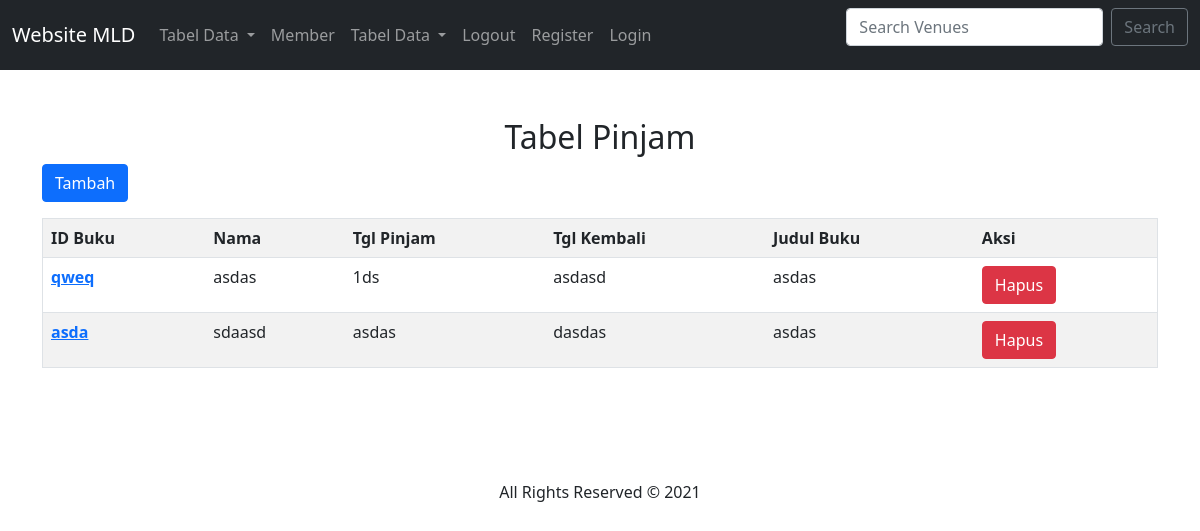
Page /pinjam/ on the committed database.
### dashboard/models.py (models this page shows, shortened)
class Pinjam(models.Model):
    id_buku=models.CharField(max_length=10)
    nama=models.CharField(max_length=50)
    tgl_pinjam=models.CharField(max_length=10)
    tgl_kembali=models.CharField(max_length=10)
    judul_id=models.ForeignKey(Barang, on_delete=models.CASCADE,null=True)

class Barang(models.Model):
    kodebuku=models.CharField(max_length=8, default="Jdl")
    judul=models.CharField(max_length=50)
    stok=models.IntegerField()

### dashboard/views.py (the view)
# urls.py: path('pinjam/',buku_pinjam, name = "pinjam")
def buku_pinjam(request):
    pinjams=Pinjam.objects.all()
    konteks={
        'pinjams':pinjams,
    }
    return render(request,'pinjam.html',konteks)

### templates/pinjam.html (shortened to what this page needs)
<link href="https://cdn.jsdelivr.net/npm/bootstrap@5.0.2/dist/css/bootstrap.min.css" rel="stylesheet">
{% load static %}
{% block content %}
<!DOCTYPE html>
<html lang="en">
  <head>
    <link
      href="https://cdn.jsdelivr.net/npm/bootstrap@5.0.0-beta3/dist/css/bootstrap.min.css"
      rel="stylesheet"
    />
    <link
      rel="stylesheet"
      href="https://pro.fontawesome.com/releases/v5.10.0/css/all.css"
    />
    <link rel="stylesheet" href="{% static 'css/style.css'%}" />
  </head>
  <body>
    <nav class="navbar navbar-expand-lg navbar-dark bg-dark">
        <div class="container-fluid">
          <a class="navbar-brand" href="{% url 'index' %}">Website MLD</a>
          <div class="collapse navbar-collapse" id="navbarSupportedContent">
            <ul class="navbar-nav me-auto mb-2 mb-lg-0">
              <li class="nav-item dropdown">
                <a class="nav-link dropdown-toggle" href="#" id="navbarDropdown" role="button" data-bs-toggle="dropdown" aria-expanded="false">
                  Tabel Data
                </a>
              </li>
                <li class="nav-item">
                <a class="nav-link" href="{% url 'member' %}">Member</a>
              </li>
              <li class="nav-item dropdown">
                <a class="nav-link dropdown-toggle" href="#" id="navbarDropdown" role="button" data-bs-toggle="dropdown" aria-expanded="false">
                  Tabel Data
                </a>
              </li>
              <li class="nav-item">
                <a class="nav-link" href="#">Logout</a>
              </li>
              <li class="nav-item">
                <a class="nav-link" href="#">Register</a>
              </li>
              <li class="nav-item">
                <a class="nav-link" href="#">Login</a>
              </li>
            </ul>
            <form class="d-flex" method=POST action="#">
              <input class="form-control me-2" type="search" placeholder="Search Venues" aria-label="Search" name="searched">
              <button class="btn btn-outline-secondary" type="submit">Search</button>
            </form>
          </div>
        </div>
      </nav>
    <div class="container-fluid layanan pt-5 pb-5">
      <div class="container">
        <h2 class="align-center text-center">Tabel Pinjam</h2>
        <p>
          <a href="/addpinjam" class="btn btn-primary">Tambah</a>
        </p>
        <table border="1" class="table table-striped">
            <tr>
                <th>ID Buku</th>
                <th>Nama</th>
                <th>Tgl Pinjam</th>
                <th>Tgl Kembali</th>
                <th>Judul Buku</th>
                <th>Aksi</th>
            </tr>
        {% for Pinjam in pinjams %}
        <tr>
            <th><a href="/ubahpinjam/{{Pinjam.id}}">{{ Pinjam.id_buku }}</a></th>
            <td>{{ Pinjam.nama }}</td>
            <td>{{ Pinjam.tgl_pinjam }}</td>
            <td>{{ Pinjam.tgl_kembali }}</td>
            <td>{{ Pinjam.judul_id.judul }}</td>
            <td><button type="button" class="btn btn-danger" data-bs-toggle="modal" data-bs-target="#hapus-{{Pinjam.id}}">Hapus</button>
            </td>
        </tr>
        {% endfor %}
        </table>
        {% endblock %}
        </div>
      </div>
    <div class="container text-center pt-5 pb-5">
      All Rights Reserved &copy; 2021
    </div>
  </body>
</html>

### rows in the picture
Pinjam: id_buku "qweq", nama "asdas", tgl_pinjam "1ds", tgl_kembali "asdasd", judul_id.judul "asdas"
Pinjam: id_buku "asda", nama "sdaasd", tgl_pinjam "asdas", tgl_kembali "dasdas", judul_id.judul "asdas"
